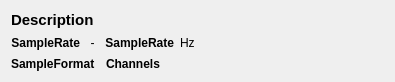
<?xml version="1.0" encoding="UTF-8"?>
<ui version="4.0">
 <class>AudioInputPreview</class>
 <widget class="QWidget" name="AudioInputPreview">
  <property name="geometry">
   <rect>
    <x>0</x>
    <y>0</y>
    <width>395</width>
    <height>82</height>
   </rect>
  </property>
  <property name="windowTitle">
   <string>Audio Input Preview</string>
  </property>
  <layout class="QHBoxLayout" name="horizontalLayout_3">
   <item>
    <layout class="QVBoxLayout" name="verticalLayout">
     <item>
      <widget class="QLabel" name="labelDescription">
       <property name="font">
        <font>
         <pointsize>11</pointsize>
         <bold>true</bold>
        </font>
       </property>
       <property name="text">
        <string>Description</string>
       </property>
      </widget>
     </item>
     <item>
      <layout class="QHBoxLayout" name="horizontalLayout">
       <item>
        <widget class="QLabel" name="labelMinSampleRate">
         <property name="font">
          <font>
           <bold>true</bold>
          </font>
         </property>
         <property name="text">
          <string>SampleRate</string>
         </property>
         <property name="alignment">
          <set>Qt::AlignRight|Qt::AlignTrailing|Qt::AlignVCenter</set>
         </property>
        </widget>
       </item>
       <item>
        <widget class="QLabel" name="labelSampleRateHyphen">
         <property name="text">
          <string>-</string>
         </property>
         <property name="alignment">
          <set>Qt::AlignCenter</set>
         </property>
        </widget>
       </item>
       <item>
        <widget class="QLabel" name="labelMaxSampleRate">
         <property name="font">
          <font>
           <bold>true</bold>
          </font>
         </property>
         <property name="text">
          <string>SampleRate</string>
         </property>
         <property name="alignment">
          <set>Qt::AlignRight|Qt::AlignTrailing|Qt::AlignVCenter</set>
         </property>
        </widget>
       </item>
       <item>
        <widget class="QLabel" name="labelSampleRateUnit">
         <property name="text">
          <string>Hz</string>
         </property>
        </widget>
       </item>
      </layout>
     </item>
     <item>
      <layout class="QHBoxLayout" name="horizontalLayout_2">
       <item>
        <widget class="QLabel" name="labelSampleFormat">
         <property name="font">
          <font>
           <bold>true</bold>
          </font>
         </property>
         <property name="text">
          <string>SampleFormat</string>
         </property>
        </widget>
       </item>
       <item>
        <widget class="QLabel" name="labelChannelConfiguration">
         <property name="font">
          <font>
           <bold>true</bold>
          </font>
         </property>
         <property name="text">
          <string>Channels</string>
         </property>
        </widget>
       </item>
      </layout>
     </item>
    </layout>
   </item>
   <item>
    <widget class="AudioPreviewSimple" name="audioPreview" native="true">
     <property name="minimumSize">
      <size>
       <width>40</width>
       <height>0</height>
      </size>
     </property>
    </widget>
   </item>
  </layout>
 </widget>
 <customwidgets>
  <customwidget>
   <class>AudioPreviewSimple</class>
   <extends>QWidget</extends>
   <header location="global">widgets/audio/AudioPreviewSimple.hpp</header>
   <container>1</container>
  </customwidget>
 </customwidgets>
 <resources/>
 <connections/>
</ui>
